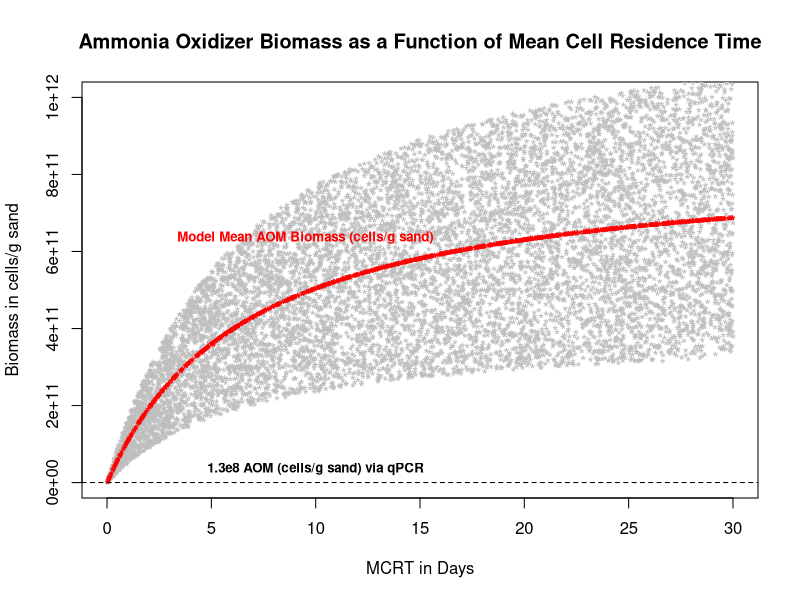

Reproduce this figure in R.
### Ammonia Oxidation Calculation, Based on Mussman et al 2010 ##
#
# Version 3: 8-24-15, added wet weight biofilter sand conversion factor based on 
# 9-25-13 Wet:Dry Weight Experiment
#
omega_x <- 5 #Mean Cell Residence Time in days
#
omega <- 0.006611 #Hydraulic Retention time in Days
#
#Yao <- 0.34 #kg VSS/kg NH4+-N; assumes 20% loss of NH4 due to Heterotrophic assimilation; Mußman et al 2011
Yao <- 0.0525 #g organic carbon/g NH4+-N; Timmons and Ebeling, 2013
#
#
bao <-  0.15 #engodenous respiration rate constant per day****
# defined as oxygen consumption rate in the absence of substrate
#nearly indepdendent of substrate concentration
#governed by the growth and decay of heterotrophs and nitrifiers
#measured by BOD
DeltaAmmonia <- 5.7 # Delta Ammonia Across component in mg/L
cell.volume <- (4/3)*pi*(0.96/2)^3 
#0.96 um diameter from nichols & prosser paper for single C. Nitrosocosmicus (close relative based on amoA)

#cell volume in cubic micrometers
cell.mass <- 310*cell.volume*(10^-12)
#used Mussman et al conversion of 310 fg*C/um^3; 10^-12 term converts fg to mg
#
biomass <- (omega_x/omega)*(Yao/(1+bao*omega_x))*DeltaAmmonia #Mussman modified Rittman equation
#convert mL water to g using density of 1g/mL
biomass.y <- biomass/cell.mass*0.4 #portion of wet sand mass due to water is 0.4g per gram wet weight sand
#2 zeros removed from y lims; changed xlims to a day
plot(x=omega_x, y=biomass.y,xlim=c(0,30),ylim=c(0,1e12), col="red",xlab="MCRT in Days",  ylab="Biomass in cells/g sand")
title(main="Ammonia Oxidizer Biomass as a Function of Mean Cell Residence Time")
for(i in 1:10000){
  x<-runif(1, 0.01, 30)
  DeltaAmmonia.V<-runif(1,2.67,8.73)
  y<-(x/omega)*(Yao/(1+bao*x))*DeltaAmmonia.V
  y<-y/cell.mass*0.4
  points(x=x,y=y,pch=42,col="Grey")
    }
for(i in 1:1000){
  x<-runif(1, 0.01, 30)
  y<-(x/omega)*(Yao/(1+bao*x))*DeltaAmmonia
  y<-y/cell.mass*0.4
  points(x=x,y=y,pch=42,col="Red")
    }
##############################################################
# Approximate Ammmonia Oxidizer Biomass Values based on qPCR #
##############################################################
#
#
abline(h=118444574, lty=2,col="Black")#Approximate Total Ammonia oxidizer biomass at surface based on qPCR estimates
text(10,1.3e8,font=2,"1.3e8 AOM (cells/g sand) via qPCR",cex=0.8, pos=3,col='black')
text(9.5,6e11,font=2,"Model Mean AOM Biomass (cells/g sand)", cex=0.8, pos=3, col='red')
#
#Sum of surface archaea and AOB amoA genes 111849985
#Add Nitrospira based on 16S rRNA community composition data divide percent 
  #population in half
#
#376833676*(0.035/2)=6594589
#Total approximate ammonia oxidizier biomass via qPCR = 118444574 cells/g



